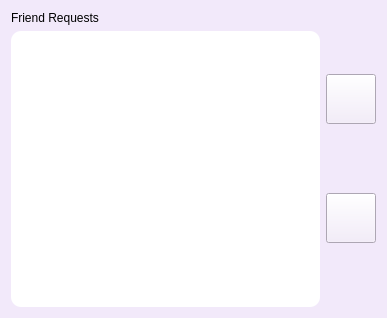
<?xml version="1.0" encoding="UTF-8"?>
<ui version="4.0">
 <class>FriendRequest</class>
 <widget class="QWidget" name="FriendRequest">
  <property name="geometry">
   <rect>
    <x>0</x>
    <y>0</y>
    <width>387</width>
    <height>318</height>
   </rect>
  </property>
  <property name="windowTitle">
   <string>ChatTime Friend Requests</string>
  </property>
  <property name="styleSheet">
   <string notr="true">background-color: rgb(242, 233, 250);</string>
  </property>
  <layout class="QHBoxLayout" name="horizontalLayout_2">
   <item>
    <layout class="QHBoxLayout" name="horizontalLayout">
     <item>
      <layout class="QVBoxLayout" name="verticalLayout_2">
       <item>
        <widget class="QLabel" name="label">
         <property name="text">
          <string>Friend Requests</string>
         </property>
        </widget>
       </item>
       <item>
        <widget class="QListWidget" name="friAppList">
         <property name="styleSheet">
          <string notr="true">QListWidget {

	background-color: rgb(255,255,255);
    border: none;
    border-radius: 10px;

}</string>
         </property>
        </widget>
       </item>
      </layout>
     </item>
     <item>
      <layout class="QVBoxLayout" name="verticalLayout">
       <item>
        <widget class="QPushButton" name="addfriendBtn">
         <property name="minimumSize">
          <size>
           <width>50</width>
           <height>50</height>
          </size>
         </property>
         <property name="maximumSize">
          <size>
           <width>50</width>
           <height>50</height>
          </size>
         </property>
         <property name="text">
          <string/>
         </property>
         <property name="icon">
          <iconset resource="resources.qrc">
           <normaloff>:/images/sendrequest.svg</normaloff>:/images/sendrequest.svg</iconset>
         </property>
         <property name="iconSize">
          <size>
           <width>35</width>
           <height>35</height>
          </size>
         </property>
        </widget>
       </item>
       <item>
        <widget class="QPushButton" name="exitBtn">
         <property name="sizePolicy">
          <sizepolicy hsizetype="Minimum" vsizetype="Fixed">
           <horstretch>50</horstretch>
           <verstretch>50</verstretch>
          </sizepolicy>
         </property>
         <property name="minimumSize">
          <size>
           <width>50</width>
           <height>50</height>
          </size>
         </property>
         <property name="text">
          <string/>
         </property>
         <property name="icon">
          <iconset resource="resources.qrc">
           <normaloff>:/images/home.svg</normaloff>:/images/home.svg</iconset>
         </property>
         <property name="iconSize">
          <size>
           <width>35</width>
           <height>35</height>
          </size>
         </property>
        </widget>
       </item>
      </layout>
     </item>
    </layout>
   </item>
  </layout>
 </widget>
 <resources>
  <include location="resources.qrc"/>
 </resources>
 <connections/>
</ui>
